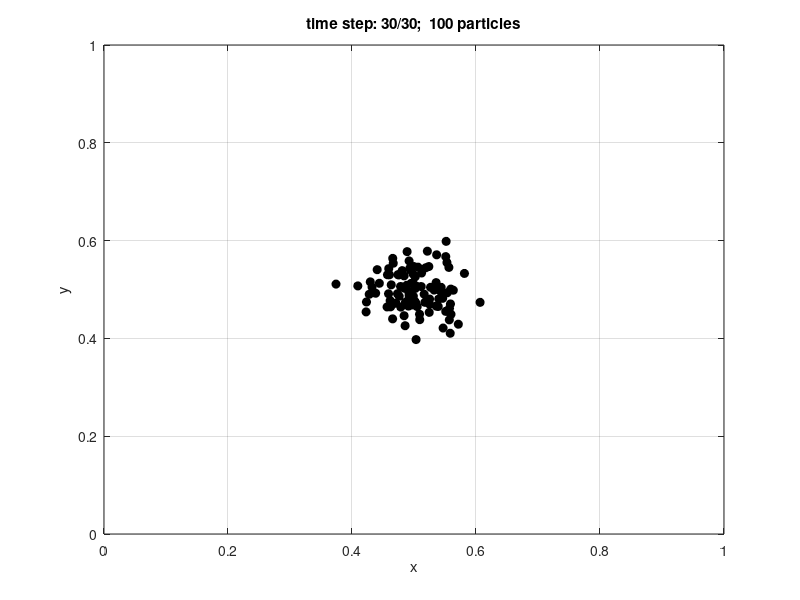

MATLAB code to generate this figure:
% Code to illustrate advection and diffusion from a Lagrangian perspective
% A constant background velocity field can be prescribed
% Sergio Maldonado
clear variables
close all
clc

%==================== Input data ==========================================

np = 100;                   % number of particles
it = 30;                    % no. of time steps
wait = 0.1;                 % time between frames (for animation)
r = 0.01;                   % length of random walk (proxy for diffusivity)
ow = false;                 % track particles' trajectory? 
% Background velocity field:
u = 0.0;                    % x component of velocity
v = 0.0;                    % y component of velocity
% Initial position of all particles:
x_ini = 0.5;                % x coordinate, values in range [0,1]
y_ini = 0.5;                % y coordinate, values in range [0,1]

%==========================================================================

% bluiding vector of coordinates
co_x = zeros(np,1);
co_y = zeros(np,1);

% For velocity field
[x,y] = meshgrid(0:0.1:1,0:0.1:1);
u_v = u*ones(size(x));
v_v = v*ones(size(y));

% Initial coordinates
for m=1:np
    co_x(m) = x_ini;
    co_y(m) = y_ini;
end

% Plot velocity field
quiver(x,y,u_v,v_v,0,'color','b')
hold on

% Time iteration
for i=1:it
    quiver(x,y,u_v,v_v,0,'color','b')
    hold on
    for m=1:np
        
        plot(co_x(m),co_y(m),'ok','MarkerFaceColor','k')
        hold on
        grid on
        xlim([0 1])
        ylim([0 1])   
    end
    title(['time step: ',num2str(i),'/',num2str(it),';  ',num2str(np),' particles'])
    xlabel('x')
    ylabel('y')
    
    % wait for user before starting animation
    if (i==1)
        disp('Press any key to start animation')
        pause
        elseif(i>1)
        pause(wait) 
    end
    
    % keep track of individual particles?
    if (ow)
        hold on
    else
        hold off
    end
    
    % new coordinates based on random walk
    for m=1:np
        walk = random('Uniform',0,2*pi);       
        co_x(m) = co_x(m) + u + r*cos(walk);
        co_y(m) = co_y(m) + v + r*sin(walk);
    end
    
end